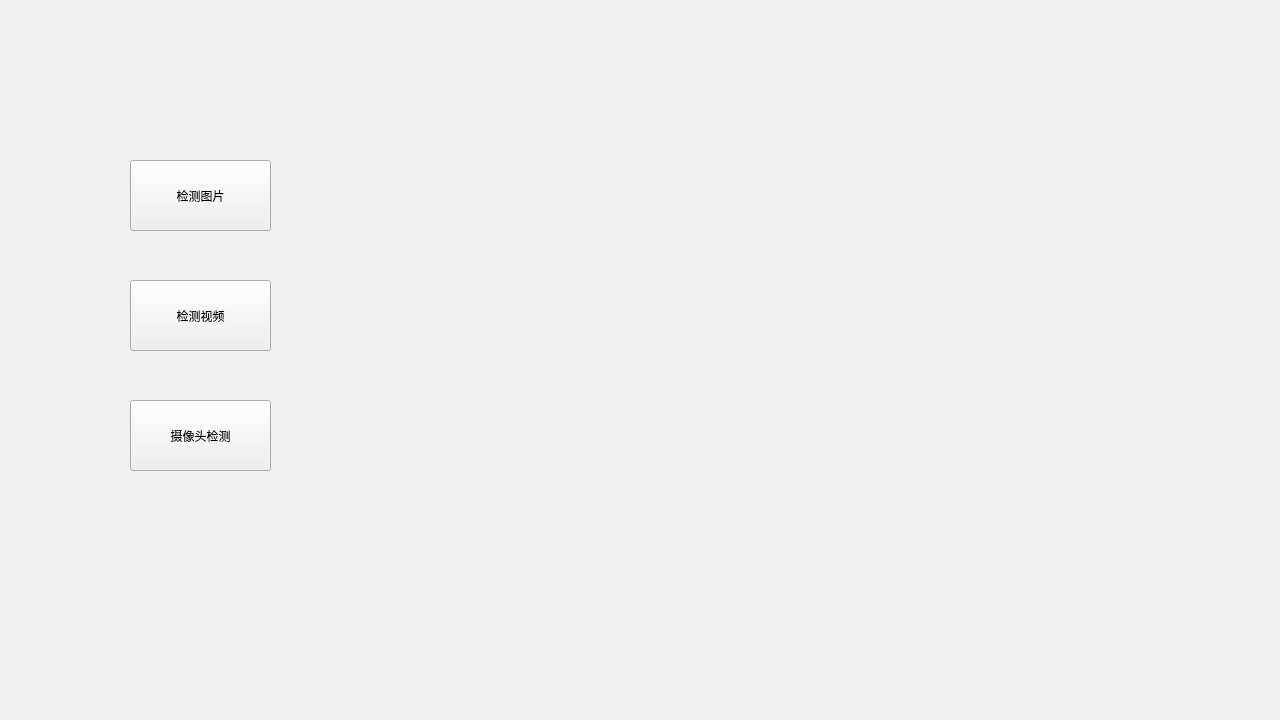
<?xml version="1.0" encoding="UTF-8"?>
<ui version="4.0">
 <class>Form</class>
 <widget class="QWidget" name="Form">
  <property name="geometry">
   <rect>
    <x>0</x>
    <y>0</y>
    <width>1280</width>
    <height>720</height>
   </rect>
  </property>
  <property name="windowTitle">
   <string>Form</string>
  </property>
  <widget class="QPushButton" name="pushButton_2">
   <property name="geometry">
    <rect>
     <x>130</x>
     <y>160</y>
     <width>141</width>
     <height>71</height>
    </rect>
   </property>
   <property name="text">
    <string>检测图片</string>
   </property>
  </widget>
  <widget class="QPushButton" name="pushButton_3">
   <property name="geometry">
    <rect>
     <x>130</x>
     <y>280</y>
     <width>141</width>
     <height>71</height>
    </rect>
   </property>
   <property name="text">
    <string>检测视频</string>
   </property>
  </widget>
  <widget class="QPushButton" name="pushButton_4">
   <property name="geometry">
    <rect>
     <x>130</x>
     <y>400</y>
     <width>141</width>
     <height>71</height>
    </rect>
   </property>
   <property name="text">
    <string>摄像头检测</string>
   </property>
  </widget>
 </widget>
 <resources/>
 <connections/>
</ui>
